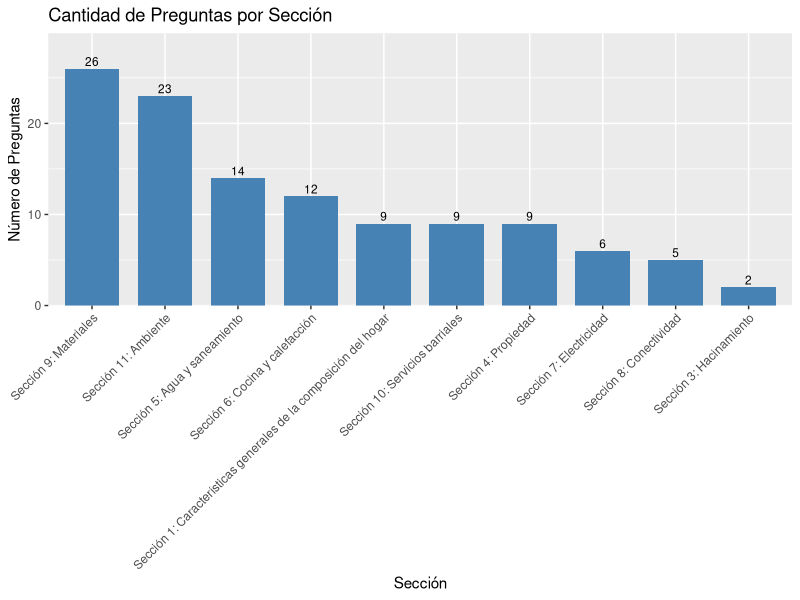
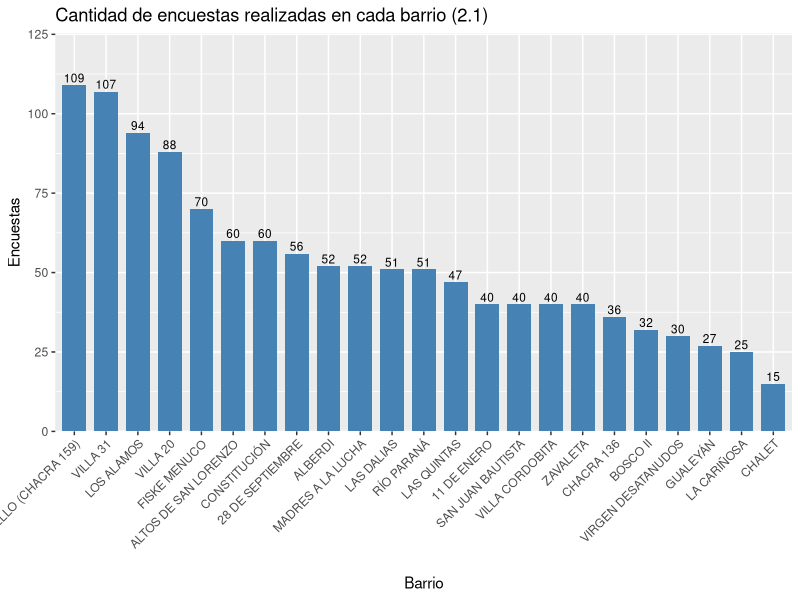
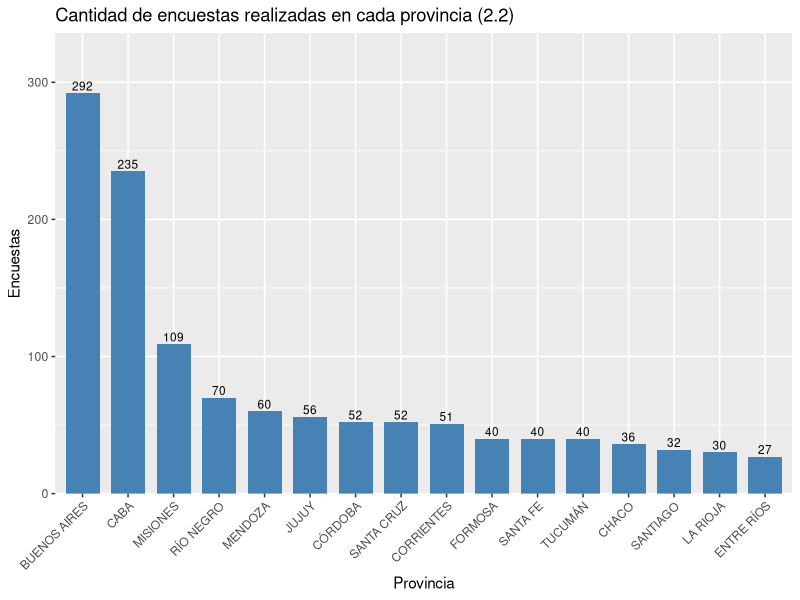

The R source for these figures, in order:
## ---- chunk 1
# setup
knitr::opts_chunk$set(message = FALSE, warning = FALSE, echo = FALSE)
## ---- chunk 2
# Lista de librerías
packages <- c("readxl", "dplyr", "tidyr", "data.table", "stringr", "ggplot2")

# Installación de librerías
installed_packages <- packages %in% rownames(installed.packages())
if (any(installed_packages == FALSE)) {install.packages(packages[!installed_packages],repos = "http://cran.us.r-project.org")}

# Carga de librerías
invisible(lapply(packages, library, character.only = TRUE))
## ---- chunk 3
# Tratamiento de columnas/variables de datos de encuestas por encabezados multiple
dh <- read_excel(path = "./Datos_LP.xlsx", n_max = 3, col_names = FALSE) 
dh <- dh %>% transpose() %>% fill(V1, V2, V3, .direction = "down")
colnames(dh) <-c("SECCIONES", "REFERENCIA", "PREGUNTA")
dh <- dh[-1:-3,]
dh <- dh %>% group_by(PREGUNTA) %>% mutate(ID = row_number(PREGUNTA))
dh$ID <- paste(dh$REFERENCIA, dh$ID, sep = "_")
dh$ID <- paste("id", dh$ID, sep = "_")
## ---- chunk 4
# Nuevos nombres de columnas de datos de encuestas
cn2 <- dh %>% transpose()
cn2 <- cn2[4,]
cn1 <- c("ORDEN", "PROVINCIA", "BARRIO")
col_names <- c(cn1, cn2) %>% as.character()
## ---- chunk 5
# Carga de datos encuesta
df <- read_excel(path = "./Datos_LP.xlsx", skip = 3, col_names = col_names) %>% data.frame() %>% arrange(ORDEN)
df$BARRIO = str_to_upper(df$BARRIO)
df$PROVINCIA = str_to_upper(df$PROVINCIA)
## ---- chunk 6
# Cantidad de preguntas por sección
dh_secciones <- dh %>% 
  group_by(SECCIONES) %>% 
  summarize("TOTAL PREGUNTAS" = n()) %>% 
  arrange(desc(`TOTAL PREGUNTAS`))
# Gráfico de datos
ggplot(dh_secciones) +
  aes(x = reorder(SECCIONES, -`TOTAL PREGUNTAS`), y = `TOTAL PREGUNTAS`) + 
  geom_col(fill = "steelblue", width = 0.75) +
  scale_y_continuous(expand = expansion(mult = c(0, 0.15))) + 
  geom_text(aes(label = `TOTAL PREGUNTAS`), vjust = -0.3, size = 3) +
  labs(x = "Sección", y = "Número de Preguntas", title = "Cantidad de Preguntas por Sección") +
  theme(axis.text.x = element_text(angle = 45, hjust = 1))
## ---- chunk 7
# Cantidad de encuestas por barrio
df_barrios <- df %>% 
  group_by(BARRIO) %>% 
  summarize("TOTAL ENCUESTAS" = n()) %>% 
  arrange(desc(`TOTAL ENCUESTAS`))

# Gráfico de datos
ggplot(df_barrios) +
  aes(x = reorder(BARRIO, -`TOTAL ENCUESTAS`), y = `TOTAL ENCUESTAS`) + 
  geom_col(fill = "steelblue", width = 0.75) +
  scale_y_continuous(expand = expansion(mult = c(0, 0.15))) + 
  geom_text(aes(label = `TOTAL ENCUESTAS`), vjust = -0.3, size = 3) +
  labs(x = "Barrio", y = "Encuestas", title = "Cantidad de Encuestas por Barrio") +
  ggtitle("Cantidad de encuestas realizadas en cada barrio (2.1)") +
  theme(axis.text.x = element_text(angle = 45, hjust = 1))


# Cantidad de encuestas por provincia
df_provincia <- df %>% 
  group_by(PROVINCIA) %>% 
  summarize("TOTAL ENCUESTAS" = n()) %>% 
  arrange(desc(`TOTAL ENCUESTAS`))
# Gráfico de datos
ggplot(df_provincia) +
  aes(x = reorder(PROVINCIA, -`TOTAL ENCUESTAS`), y = `TOTAL ENCUESTAS`) + 
  geom_col(fill = "steelblue", width = 0.75) +
  scale_y_continuous(expand = expansion(mult = c(0, 0.15))) + 
  geom_text(aes(label = `TOTAL ENCUESTAS`), vjust = -0.3, size = 3) +
  labs(x = "Provincia", y = "Encuestas", title = "Cantidad de Encuestas por Provincia") +
  ggtitle("Cantidad de encuestas realizadas en cada provincia (2.2)") +
  theme(axis.text.x = element_text(angle = 45, hjust = 1))
## ---- chunk 8
# Muestra Seccion y pregunta del dataframe de encuestas
dh %>% filter(grepl("5.1", REFERENCIA))
# Muestra exploratoria de respuestas del dataframe de encuestas
df %>% group_by(id_5.1_1) %>% summarise("TOTAL" = n())

# Muestra Seccion y pregunta del dataframe de encuestas
dh %>% filter(grepl("6.1", REFERENCIA))
# Muestra exploratoria de respuestas del dataframe de encuestas
df %>% group_by(id_6.1_1, id_6.1_2, id_6.1_3, id_6.1_4, id_6.1_5) %>% summarise("TOTAL" = n())

# Muestra Seccion y pregunta del dataframe de encuestas
dh %>% filter(grepl("7.1", REFERENCIA))
# Muestra exploratoria de respuestas del dataframe de encuestas
df %>% group_by(id_7.1_1) %>% summarise("TOTAL" = n())
## ---- chunk 9
# Selección de datos
df_servicios <- df %>% select(ORDEN, PROVINCIA, BARRIO, id_5.1_1, id_6.1_1, id_6.1_2, id_6.1_3, id_6.1_4, id_6.1_5, id_7.1_1)
# Tratamiento de datos
df_servicios <- df_servicios %>% 
  mutate("poseeAgua"=ifelse(grepl("conexión con medidor", id_5.1_1), 1, 0)) %>%
  mutate("poseeGas"=ifelse(grepl("Gas natural", id_6.1_1), 1, 0)) %>%
  mutate("poseeElectricidad"=ifelse(grepl("medidor a la red", id_7.1_1), 1, 0))
df_servicios$poseeServicios = df_servicios$poseeAgua + df_servicios$poseeGas + df_servicios$poseeElectricidad
df_servicios <- df_servicios %>% select(ORDEN, PROVINCIA, BARRIO, poseeServicios)
## ---- chunk 10
# Agrupación de datos y suma de encuestas con filtro
df_servicios%>% 
  filter(poseeServicios == 0) %>% 
  group_by(BARRIO) %>% 
  summarise("FAMILIAS SIN SERVICIOS" = n()) %>%
  arrange(desc(`FAMILIAS SIN SERVICIOS`))
## ---- chunk 11
df_servicios %>%
  group_by(poseeServicios) %>%
  summarise(
    frec = n()
  ) %>%
  mutate(
    frecRel = round(frec / sum(frec), 2),
    frecAcum = round(cumsum(frecRel), 2)
  ) %>%
  arrange(poseeServicios)
## ---- chunk 12
df_servicios %>%
  select(poseeServicios) %>%
  summary()
## ---- chunk 13
# Muestra Seccion y pregunta del dataframe de encuestas
dh %>% filter(grepl("7.1", REFERENCIA))

# Muestra exploratoria de respuestas del dataframe de encuestas
df %>% group_by(id_7.1_1) %>% summarise("TOTAL" = n())

# Muestra Seccion y pregunta del dataframe de encuestas
dh %>% filter(grepl("7.3", REFERENCIA))

# Muestra exploratoria de respuestas del dataframe de encuestas
df %>% group_by(id_7.3_1) %>% summarise("TOTAL" = n())
## ---- chunk 14
# Selección de datos
df_quema <- df %>% select(ORDEN, PROVINCIA, BARRIO, id_7.1_1, id_7.3_1)
df_quema %>%
  mutate(
    perdidas = ifelse(id_7.3_1 != "No", 1, 0),
    perdidas_informal = ifelse(id_7.1_1 == "Conexión sin medidor a una red eléctrica (“informal”)" & perdidas == 1, 1, 0),
  ) %>%
  summarize("Familias con conexion informal" = sum(perdidas_informal),
            "Total" = sum(perdidas))
## ---- chunk 15
# Muestra Seccion y pregunta del dataframe de encuestas
dh %>% filter(grepl("4.3", REFERENCIA))
# Muestra exploratoria de respuestas del dataframe de encuestas
df %>% group_by(id_4.3_1) %>% summarise("TOTAL" = n())
## ---- chunk 16
# Selección de datos
df_propiedad <- df %>% select(ORDEN, PROVINCIA, BARRIO, id_4.3_1)

# Tratamiendo de datos
df_propiedad <- df_propiedad %>% 
  group_by(PROVINCIA, BARRIO, id_4.3_1) %>%
  tally() %>%
  pivot_wider(names_from = id_4.3_1, values_from = n)

# Muestra de datos
df_propiedad
## ---- chunk 17
# Muestra de medidas características
df_propiedad[3:7] %>% 
  summary()
## ---- chunk 18
df %>%
  group_by(id_4.3_1) %>%
  summarise(
    frecAbs = n()
  ) %>%
  mutate(
    frecRel = round((frecAbs / sum(frecAbs)), 2)
  ) %>%
  arrange(frecRel)
  
## ---- chunk 19
# Muestra Seccion y pregunta del dataframe de encuestas
dh %>% filter(grepl("4.4.2", REFERENCIA))

# Muestra exploratoria de respuestas del dataframe de encuestas
df %>% group_by(id_4.3_1, id_4.4.2_1) %>% summarise("TOTAL" = n())
## ---- chunk 20
# Selección de datos
df_costo<- df %>% 
  select(ORDEN, PROVINCIA, BARRIO, id_4.3_1, id_4.4.2_1)
## ---- chunk 21
# Muestra de medidas características sobre la distrubución de encuestas en barrios según filtro anterior
df_costo %>% 
  filter(grepl("Alquilado", id_4.3_1)) %>%
  select(id_4.4.2_1) %>%
  summary()
## ---- chunk 22
# Muestra Seccion y pregunta del dataframe de encuestas
dh %>% filter(grepl("10.6.2", REFERENCIA))
# Muestra exploratoria de respuestas del dataframe de encuestas
df %>% group_by(id_10.6.2_1, id_10.6.2_2, id_10.6.2_3) %>% summarise("TOTAL" = n())
## ---- chunk 23
# Selección de datos
df_plagas <- df %>% 
  select(ORDEN, PROVINCIA, BARRIO, id_10.6.2_1, id_10.6.2_2, id_10.6.2_3)
## ---- chunk 24
# Total de personas
total_personas <- nrow(df_plagas)

# Recuento de personas que mencionaron cada plaga (en cualquier columna)
frec_plagas <- df_plagas %>%
  mutate(
    Cucarachas = ifelse(id_10.6.2_1 == "Cucarachas", 1, 0),
    Mosquitos  = ifelse(id_10.6.2_2 == "Mosquitos", 1, 0),
    Ratas      = ifelse(id_10.6.2_3 == "Ratas", 1, 0)
  ) %>%
  summarise(
    Cucarachas = sum(Cucarachas, na.rm = TRUE),
    Mosquitos  = sum(Mosquitos, na.rm = TRUE),
    Ratas      = sum(Ratas, na.rm = TRUE)
  ) %>%
  pivot_longer(cols = everything(), names_to = "Plaga", values_to = "frecAbs") %>%
  mutate(
    frecRel = round(frecAbs / total_personas, 2)
  )

# Personas que no reportaron ninguna plaga
ninguna_plaga <- df_plagas %>%
  filter(is.na(id_10.6.2_1) & is.na(id_10.6.2_2) & is.na(id_10.6.2_3)) %>%
  summarise(frecAbs = n()) %>%
  mutate(
    Plaga = "Ninguna",
    frecRel = round(frecAbs / total_personas, 2)
  ) %>%
  select(Plaga, frecAbs, frecRel)

# Tabla final combinada
tabla_final <- bind_rows(frec_plagas, ninguna_plaga)

# Mostrar resultado
tabla_final

## ---- chunk 25
# Muestra Seccion y pregunta del dataframe de encuestas
dh %>% filter(grepl("11.9.2", REFERENCIA))

# Muestra exploratoria de respuestas del dataframe de encuestas
df %>% group_by(id_11.9.2_1) %>% summarise("TOTAL" = n())
## ---- chunk 26
# Selección de datos
df_recolección <- df %>% select(ORDEN, PROVINCIA, BARRIO, id_11.9.2_1)

# Tratamiendo de datos
df_recolección <- df_recolección %>% 
  group_by(PROVINCIA, BARRIO, id_11.9.2_1) %>%
  tally() %>%
  pivot_wider(names_from = id_11.9.2_1, values_from = n)
## ---- chunk 27
# Muestra de medidas características
df_recolección[3:6] %>% 
  summary()
## ---- chunk 28
# Cambio el orden, por ser variable ordinal
orden_niveles <- c("No hay servicio de recolección municipal",
                   "Una vez a la semana",
                   "Entre 2 y 4 veces a la semana",
                   "Al menos 5 veces a la semana")

# Creo la tabla
tabla_recoleccion <- df %>%
  mutate(id_11.9.2_1 = factor(id_11.9.2_1, levels = orden_niveles)) %>%
  group_by(id_11.9.2_1) %>%
  summarise(frecAbs = n()) %>%
  mutate(
    frecRel = round(frecAbs / sum(frecAbs), 2),
    frecAcum = cumsum(frecRel)
  )

tabla_recoleccion
## ---- chunk 29
# Selección de datos
df_plagas <- df %>% select(ORDEN, PROVINCIA, BARRIO, id_10.6.2_1, id_10.6.2_3, id_11.7_1)
df_plagas %>%
  mutate(
    cuca_rata = ifelse(!is.na(id_10.6.2_1) & !is.na(id_10.6.2_3), 1, 0),
    basural = ifelse(id_11.7_1 != "No" & cuca_rata == 1, 1, 0),
  ) %>%
  summarize("Familias Cercanas a Basurales" = sum(basural),
            "Total" = sum(cuca_rata))
## ---- chunk 30
df %>%
  group_by(id_1.5_1, id_5.4.2_1) %>%
  summarise(total = n(), .groups = "drop") %>%
  group_by(id_1.5_1) %>%
  mutate(prop = round(total / sum(total), 2)) %>%
  select(-total) %>%
  pivot_wider(names_from = id_5.4.2_1, values_from = prop, values_fill = 0) %>%
  select(`id_1.5_1`, `NA`, `Menos de 200 lts`, `200 a 500 lts`, `Más de 500 lts`) %>%
  rename(
    numGrupos = `id_1.5_1`,
    noTiene = `NA`,
    `< 200 lts` = `Menos de 200 lts`,
    `200 - 500 lts` = `200 a 500 lts`,
    `> 500 lts` = `Más de 500 lts`
  )
## ---- chunk 31
# Muestra Seccion y pregunta del dataframe de encuestas
dh %>% filter(grepl("1.9", REFERENCIA))

# Muestra exploratoria de respuestas del dataframe de encuestas
df %>% group_by(id_1.9_1) %>% summarise("TOTAL" = n())

# Muestra Seccion y pregunta del dataframe de encuestas
dh %>% filter(grepl("8.4", REFERENCIA))

# Muestra exploratoria de respuestas del dataframe de encuestas
df %>% group_by(id_8.4_1) %>% summarise("TOTAL" = n())
## ---- chunk 32
# Selección de datos
df_tablets <- df %>% 
  select(ORDEN, PROVINCIA, BARRIO, id_1.9_1, id_8.4_1)
df_tablets$id_8.4_1 <- df_tablets$id_8.4_1 %>% as.numeric()
df_tablets <- df_tablets %>% 
  rename(
    "CANTIDA DE MENORES" = id_1.9_1,
    "CANTIDAD DE DISP." = id_8.4_1)
## ---- chunk 33
# Muestra de medidas características sobre la distrubución de encuestas
df_tablets %>% 
  select(`CANTIDA DE MENORES`, `CANTIDAD DE DISP.`) %>%
  summary()
## ---- chunk 34
df_tablets %>%
  count(`CANTIDA DE MENORES`, `CANTIDAD DE DISP.`) %>%
  pivot_wider(names_from = `CANTIDAD DE DISP.`, values_from = n, values_fill = 0)
